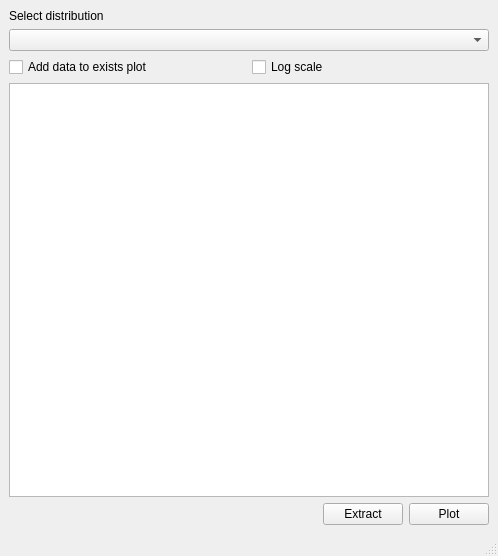
<?xml version="1.0" encoding="UTF-8"?>
<ui version="4.0">
 <class>MainWindow</class>
 <widget class="QMainWindow" name="MainWindow">
  <property name="geometry">
   <rect>
    <x>0</x>
    <y>0</y>
    <width>498</width>
    <height>556</height>
   </rect>
  </property>
  <property name="windowTitle">
   <string>Distributions Collector</string>
  </property>
  <widget class="QWidget" name="centralwidget">
   <property name="sizePolicy">
    <sizepolicy hsizetype="Expanding" vsizetype="Expanding">
     <horstretch>0</horstretch>
     <verstretch>0</verstretch>
    </sizepolicy>
   </property>
   <layout class="QVBoxLayout" name="verticalLayout">
    <item>
     <widget class="QLabel" name="SelectWWLabel">
      <property name="text">
       <string>Select distribution</string>
      </property>
     </widget>
    </item>
    <item>
     <widget class="QComboBox" name="SelectDistributionComboBox"/>
    </item>
    <item>
     <layout class="QHBoxLayout" name="CheckboxesHorizontalLayout">
      <item>
       <widget class="QCheckBox" name="AddToExistsCheckBox">
        <property name="text">
         <string>Add data to exists plot</string>
        </property>
       </widget>
      </item>
      <item>
       <widget class="QCheckBox" name="LogScaleCheckBox">
        <property name="text">
         <string>Log scale</string>
        </property>
       </widget>
      </item>
     </layout>
    </item>
    <item>
     <widget class="QTreeView" name="treeView"/>
    </item>
    <item>
     <layout class="QHBoxLayout" name="LowPadHorizontalLayout">
      <item>
       <spacer name="horizontalSpacer">
        <property name="orientation">
         <enum>Qt::Horizontal</enum>
        </property>
        <property name="sizeHint" stdset="0">
         <size>
          <width>40</width>
          <height>20</height>
         </size>
        </property>
       </spacer>
      </item>
      <item>
       <widget class="QPushButton" name="ExtractButton">
        <property name="text">
         <string>Extract</string>
        </property>
       </widget>
      </item>
      <item>
       <widget class="QPushButton" name="PlotButton">
        <property name="text">
         <string>Plot</string>
        </property>
       </widget>
      </item>
     </layout>
    </item>
   </layout>
  </widget>
  <widget class="QMenuBar" name="menubar">
   <property name="geometry">
    <rect>
     <x>0</x>
     <y>0</y>
     <width>498</width>
     <height>26</height>
    </rect>
   </property>
  </widget>
  <widget class="QStatusBar" name="statusbar"/>
 </widget>
 <resources/>
 <connections/>
</ui>
